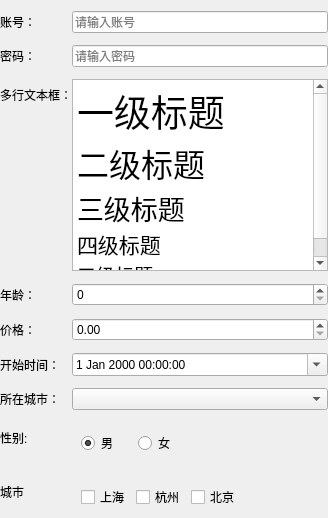
             <widget class="QWidget" name="widget" native="true">
              <property name="class" stdset="0">
               <string>form</string>
              </property>
              <layout class="QVBoxLayout" name="verticalLayout_4">
               <property name="spacing">
                <number>0</number>
               </property>
               <property name="leftMargin">
                <number>0</number>
               </property>
               <property name="rightMargin">
                <number>0</number>
               </property>
               <property name="bottomMargin">
                <number>0</number>
               </property>
               <item>
                <layout class="QFormLayout" name="formLayout_2">
                 <property name="verticalSpacing">
                  <number>12</number>
                 </property>
                 <item row="0" column="0">
                  <widget class="QLabel" name="Label">
                   <property name="text">
                    <string>账号：</string>
                   </property>
                  </widget>
                 </item>
                 <item row="0" column="1">
                  <widget class="QLineEdit" name="LineEdit">
                   <property name="placeholderText">
                    <string>请输入账号</string>
                   </property>
                  </widget>
                 </item>
                 <item row="1" column="0">
                  <widget class="QLabel" name="Label_2">
                   <property name="text">
                    <string>密码：</string>
                   </property>
                  </widget>
                 </item>
                 <item row="1" column="1">
                  <widget class="QLineEdit" name="LineEdit_2">
                   <property name="placeholderText">
                    <string>请输入密码</string>
                   </property>
                  </widget>
                 </item>
                 <item row="2" column="0">
                  <widget class="QLabel" name="label_14">
                   <property name="text">
                    <string>多行文本框：</string>
                   </property>
                  </widget>
                 </item>
                 <item row="2" column="1">
                  <widget class="QTextEdit" name="textEdit_2">
                   <property name="html">
                    <string>&lt;!DOCTYPE HTML PUBLIC &quot;-//W3C//DTD HTML 4.0//EN&quot; &quot;http://www.w3.org/TR/REC-html40/strict.dtd&quot;&gt;
&lt;html&gt;&lt;head&gt;&lt;meta name=&quot;qrichtext&quot; content=&quot;1&quot; /&gt;&lt;meta charset=&quot;utf-8&quot; /&gt;&lt;style type=&quot;text/css&quot;&gt;
p, li { white-space: pre-wrap; }
&lt;/style&gt;&lt;/head&gt;&lt;body style=&quot; font-family:'Microsoft YaHei UI'; font-size:9pt; font-weight:400; font-style:normal;&quot;&gt;
&lt;p style=&quot; margin-top:0px; margin-bottom:0px; margin-left:0px; margin-right:0px; -qt-block-indent:0; text-indent:0px;&quot;&gt;&lt;span style=&quot; font-size:28pt;&quot;&gt;一级标题&lt;/span&gt;&lt;/p&gt;
&lt;p style=&quot; margin-top:0px; margin-bottom:0px; margin-left:0px; margin-right:0px; -qt-block-indent:0; text-indent:0px;&quot;&gt;&lt;span style=&quot; font-size:24pt;&quot;&gt;二级标题&lt;/span&gt;&lt;/p&gt;
&lt;p style=&quot; margin-top:0px; margin-bottom:0px; margin-left:0px; margin-right:0px; -qt-block-indent:0; text-indent:0px;&quot;&gt;&lt;span style=&quot; font-size:20pt;&quot;&gt;三级标题&lt;/span&gt;&lt;/p&gt;
&lt;p style=&quot; margin-top:0px; margin-bottom:0px; margin-left:0px; margin-right:0px; -qt-block-indent:0; text-indent:0px;&quot;&gt;&lt;span style=&quot; font-size:16pt;&quot;&gt;四级标题&lt;/span&gt;&lt;/p&gt;
&lt;p style=&quot; margin-top:0px; margin-bottom:0px; margin-left:0px; margin-right:0px; -qt-block-indent:0; text-indent:0px;&quot;&gt;&lt;span style=&quot; font-size:14pt;&quot;&gt;五级标题&lt;/span&gt;&lt;/p&gt;&lt;/body&gt;&lt;/html&gt;</string>
                   </property>
                  </widget>
                 </item>
                 <item row="3" column="0">
                  <widget class="QLabel" name="label_21">
                   <property name="text">
                    <string>年龄：</string>
                   </property>
                  </widget>
                 </item>
                 <item row="3" column="1">
                  <widget class="QSpinBox" name="spinBox_2"/>
                 </item>
                 <item row="4" column="0">
                  <widget class="QLabel" name="label_22">
                   <property name="text">
                    <string>价格：</string>
                   </property>
                  </widget>
                 </item>
                 <item row="4" column="1">
                  <widget class="QDoubleSpinBox" name="doubleSpinBox_2"/>
                 </item>
                 <item row="5" column="0">
                  <widget class="QLabel" name="label_23">
                   <property name="text">
                    <string>开始时间：</string>
                   </property>
                  </widget>
                 </item>
                 <item row="5" column="1">
                  <widget class="QDateTimeEdit" name="dateTimeEdit_2">
                   <property name="calendarPopup">
                    <bool>true</bool>
                   </property>
                  </widget>
                 </item>
                 <item row="6" column="0">
                  <widget class="QLabel" name="label_26">
                   <property name="text">
                    <string>所在城市：</string>
                   </property>
                  </widget>
                 </item>
                 <item row="6" column="1">
                  <widget class="QComboBox" name="comboBox_2">
                   <property name="placeholderText">
                    <string>请选择</string>
                   </property>
                   <item>
                    <property name="text">
                     <string>上海</string>
                    </property>
                   </item>
                   <item>
                    <property name="text">
                     <string>广州</string>
                    </property>
                   </item>
                   <item>
                    <property name="text">
                     <string>杭州</string>
                    </property>
                   </item>
                   <item>
                    <property name="text">
                     <string>北京</string>
                    </property>
                   </item>
                   <item>
                    <property name="text">
                     <string>深圳</string>
                    </property>
                   </item>
                  </widget>
                 </item>
                 <item row="7" column="0">
                  <widget class="QLabel" name="label_29">
                   <property name="text">
                    <string>性别:</string>
                   </property>
                  </widget>
                 </item>
                 <item row="7" column="1">
                  <widget class="QWidget" name="widget_3" native="true">
                   <property name="class" stdset="0">
                    <string>radio</string>
                   </property>
                   <layout class="QVBoxLayout" name="verticalLayout_5">
                    <item>
                     <layout class="QHBoxLayout" name="horizontalLayout_12" stretch="0,1">
                      <property name="spacing">
                       <number>20</number>
                      </property>
                      <item>
                       <widget class="QRadioButton" name="radioButton_11">
                        <property name="text">
                         <string>男</string>
                        </property>
                        <property name="checked">
                         <bool>true</bool>
                        </property>
                        <attribute name="buttonGroup">
                         <string notr="true">buttonGroup_2</string>
                        </attribute>
                       </widget>
                      </item>
                      <item>
                       <widget class="QRadioButton" name="radioButton_12">
                        <property name="text">
                         <string>女</string>
                        </property>
                        <attribute name="buttonGroup">
                         <string notr="true">buttonGroup_2</string>
                        </attribute>
                       </widget>
                      </item>
                     </layout>
                    </item>
                   </layout>
                  </widget>
                 </item>
                 <item row="8" column="0">
                  <widget class="QLabel" name="label_32">
                   <property name="text">
                    <string>城市</string>
                   </property>
                  </widget>
                 </item>
                 <item row="8" column="1">
                  <widget class="QWidget" name="widget_5" native="true">
                   <property name="class" stdset="0">
                    <string>checkbox</string>
                   </property>
                   <layout class="QVBoxLayout" name="verticalLayout_7">
                    <item>
                     <layout class="QHBoxLayout" name="horizontalLayout_11" stretch="0,0,1">
                      <item>
                       <widget class="QCheckBox" name="checkBox_4">
                        <property name="text">
                         <string>上海</string>
                        </property>
                        <attribute name="buttonGroup">
                         <string notr="true">buttonGroup_4</string>
                        </attribute>
                       </widget>
                      </item>
                      <item>
                       <widget class="QCheckBox" name="checkBox_5">
                        <property name="text">
                         <string>杭州</string>
                        </property>
                        <attribute name="buttonGroup">
                         <string notr="true">buttonGroup_4</string>
                        </attribute>
                       </widget>
                      </item>
                      <item>
                       <widget class="QCheckBox" name="checkBox_6">
                        <property name="text">
                         <string>北京</string>
                        </property>
                        <attribute name="buttonGroup">
                         <string notr="true">buttonGroup_4</string>
                        </attribute>
                       </widget>
                      </item>
                     </layout>
                    </item>
                   </layout>
                  </widget>
                 </item>
                </layout>
               </item>
              </layout>
             </widget>
